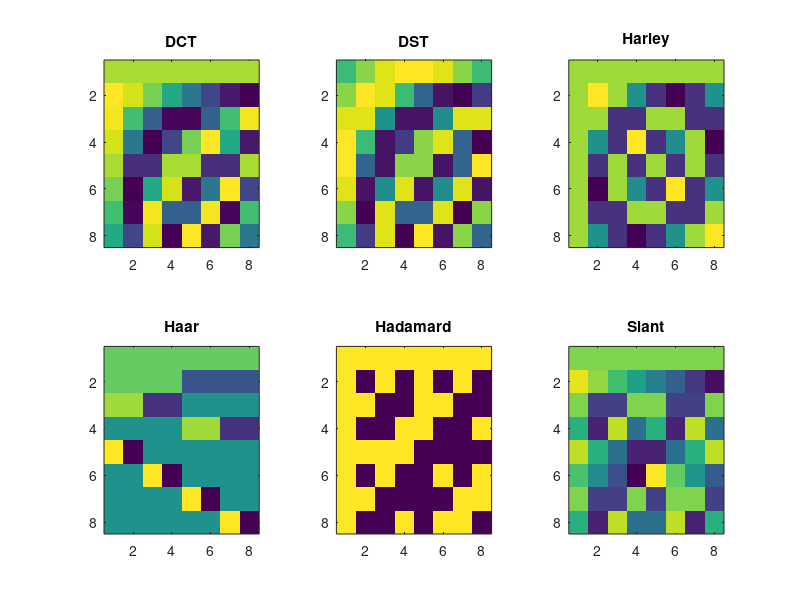

Write the MATLAB code that produced this figure.
function arv = exp14(~)
N=8;

y = zeros(N,N);
T = zeros(N*N,N*N);
for k = 0:N-1
y(k+1,:) = cos((2*(0:N-1)+1)*pi*k/(2*N));
end
y(1,:) = y(1,:)/sqrt(N);
y(2:N,:) = y(2:N,:) * sqrt(2/N);
figure;
subplot(2,3,1)
imagesc(y)
title('DCT')

y = zeros(N,N);
T = zeros(N*N,N*N);
for k = 0:N-1
y(k+1,:) = sin(((0:N-1)+1)*pi*(k+1)/(N+1));
end
y = y*sqrt(2/(N+1));
subplot(2,3,2)
imagesc(y)
title('DST')

y = zeros(N,N);
T = zeros(N*N,N*N);
for k = 0:N-1
y(k+1,:) = cos((0:N-1)*2*pi*k/N) + sin((0:N-1)*2*pi*k/N);
end
y = y*sqrt(1/N);
subplot(2,3,3)
imagesc(y)
title('Harley')

y = zeros(N,N);
T = zeros(N*N,N*N);
y = zeros(N,N);
T = zeros(N*N,N*N);
sq2 = sqrt(2);
y = [1 1 1 1 1 1 1 1; 1 1 1 1 -1 -1 -1 -1;...
sq2 sq2 -sq2 -sq2 0 0 0 0; 0 0 0 0 sq2 sq2 -sq2 -sq2;...
2 -2 0 0 0 0 0 0; 0 0 2 -2 0 0 0 0;...
0 0 0 0 2 -2 0 0; 0 0 0 0 0 0 2 -2];
y = y/sqrt(8);
subplot(2,3,4)
imagesc(y)
title('Haar')

y = zeros(N,N);
T = zeros(N*N,N*N);
y = [1 1; 1 -1];
y = y/sqrt(2);
n = 2;
while n < N
n = 2*n;
y = [y y; y -y];
y = y/sqrt(2);
end
subplot(2,3,5)
imagesc(y)
title('Hadamard')

y = zeros(N,N);
T = zeros(N*N,N*N);
a8 = sqrt(16/21);
b8 = sqrt(5/21);
s4 = [1 1 1 1; 3/sqrt(5) 1/sqrt(5) -1/sqrt(5) -3/sqrt(5);1 -1 -1 1; 1/sqrt(5) -3/sqrt(5) 3/sqrt(5) -1/sqrt(5)];
s4 = s4/2;
h1 = [1 0 0 0 1 0 0 0];
h2 = [a8 b8 0 0 -a8 b8 0 0];
h3 = [0 0 1 0 0 0 1 0];
h4 = [0 0 0 1 0 0 0 1];
h5 = [0 1 0 0 0 -1 0 0];
h6 = [-b8 a8 0 0 b8 a8 0 0];
h7 = [0 0 1 0 0 0 -1 0];
h8 = [0 0 0 1 0 0 0 -1];
y = [h1;h2;h3;h4;h5;h6;h7;h8]*[s4 zeros(4,4);...
zeros(4,4) s4]/sqrt(2);
subplot(2,3,6)
imagesc(y)
title('Slant')
saveas(gcf,"outputs/exp14.png")
arv=0;
end